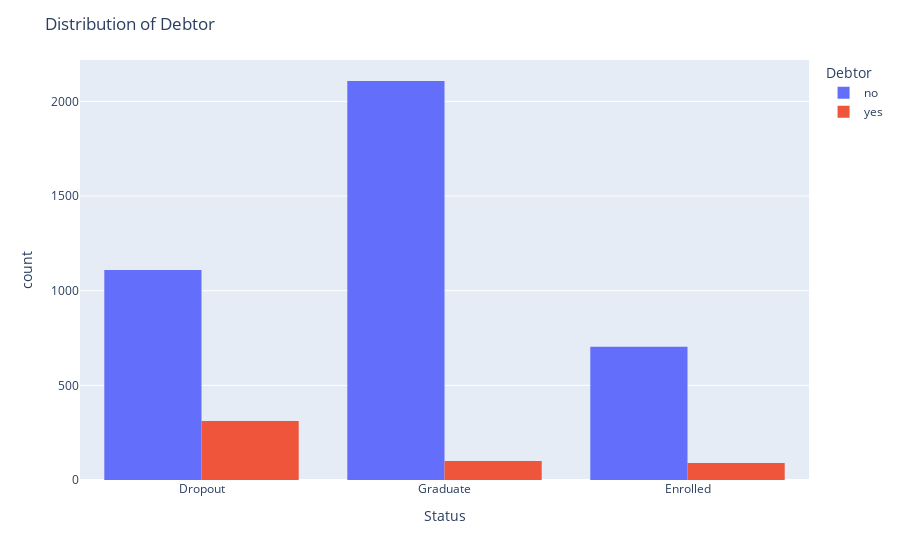
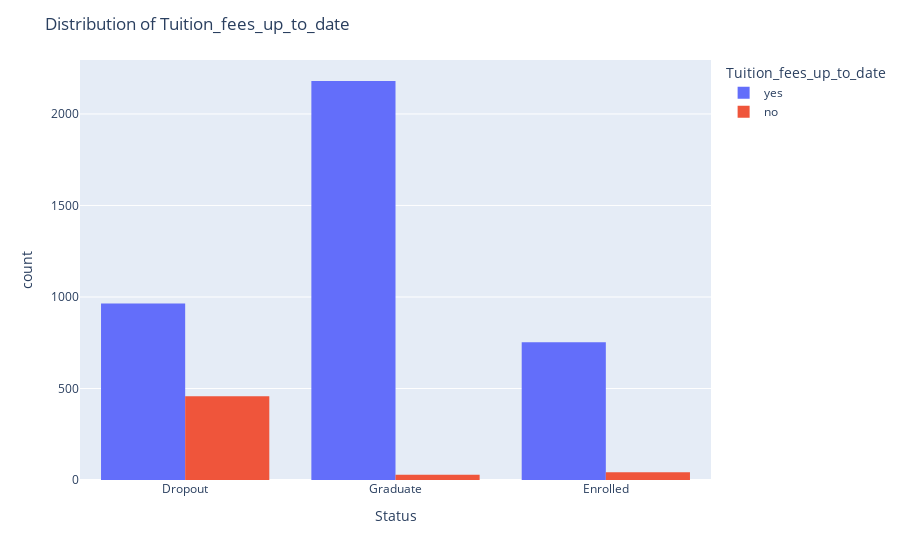
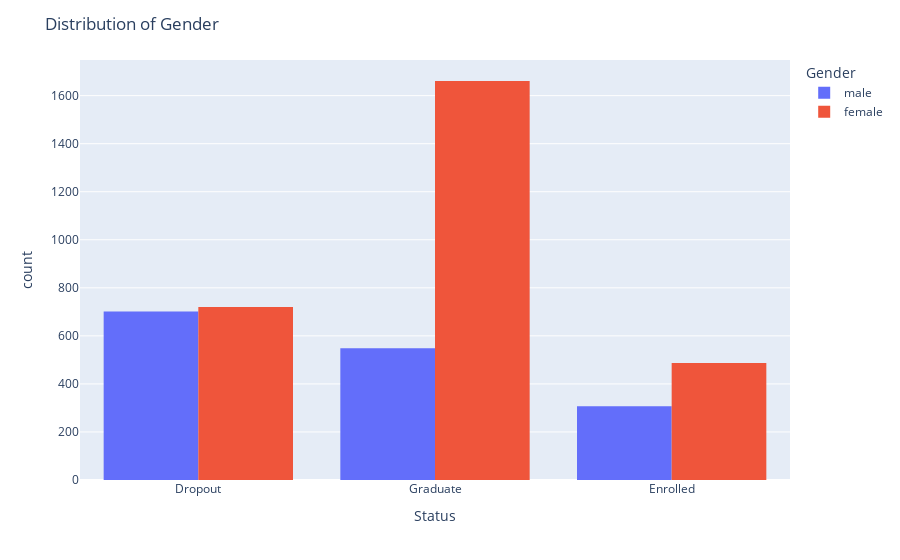
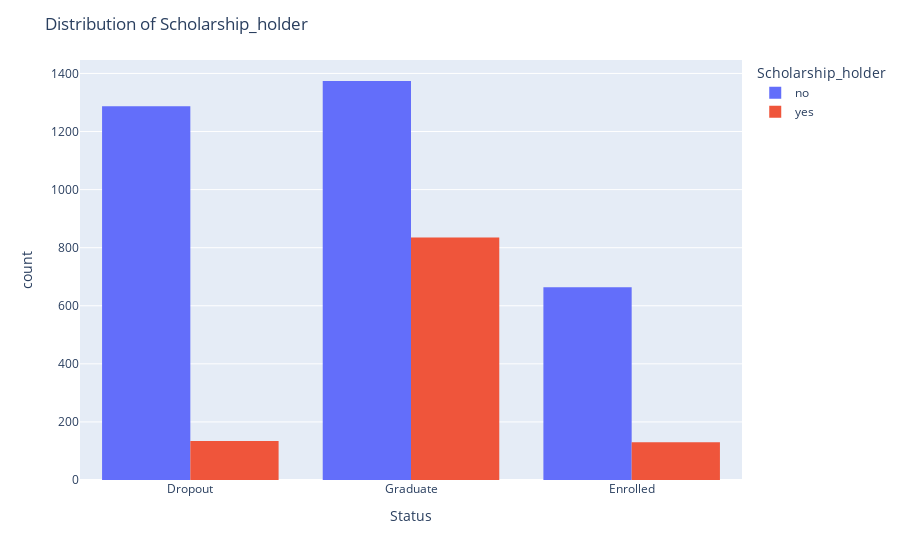

Write notebook code for charts like these, in order.
### Code cell
categorical_columns = ['Debtor','Tuition_fees_up_to_date','Gender','Scholarship_holder']
categorical_plot(
   features=categorical_columns,
   df=decoded_df,
   segment_feature='Status'
)

### Figure 1 — Plotly figure (JSON) as saved in the notebook; plotly's stock layout.template omitted (floating-point values rounded to 4 significant figures; data arrays with more than 128 entries replaced by an {"elided": "..."} marker saying what was removed)
{"data": [{"alignmentgroup": "True", "bingroup": "x", "hovertemplate": "Debtor=no<br>Status=%{x}<br>count=%{y}<extra></extra>", "legendgroup": "no", "marker": {"color": "#636efa", "pattern": {"shape": ""}}, "name": "no", "offsetgroup": "no", "orientation": "v", "showlegend": true, "type": "histogram", "x": {"elided": "3921 str values"}, "xaxis": "x", "yaxis": "y"}, {"alignmentgroup": "True", "bingroup": "x", "hovertemplate": "Debtor=yes<br>Status=%{x}<br>count=%{y}<extra></extra>", "legendgroup": "yes", "marker": {"color": "#EF553B", "pattern": {"shape": ""}}, "name": "yes", "offsetgroup": "yes", "orientation": "v", "showlegend": true, "type": "histogram", "x": {"elided": "503 str values"}, "xaxis": "x", "yaxis": "y"}], "layout": {"barmode": "group", "legend": {"title": {"text": "Debtor"}, "tracegroupgap": 0}, "margin": {"t": 60}, "title": {"text": "Distribution of Debtor"}, "xaxis": {"anchor": "y", "domain": [0, 1], "title": {"text": "Status"}}, "yaxis": {"anchor": "x", "domain": [0, 1], "title": {"text": "count"}}}}

### Figure 2 — Plotly figure (JSON) as saved in the notebook; plotly's stock layout.template omitted (floating-point values rounded to 4 significant figures; data arrays with more than 128 entries replaced by an {"elided": "..."} marker saying what was removed)
{"data": [{"alignmentgroup": "True", "bingroup": "x", "hovertemplate": "Tuition_fees_up_to_date=yes<br>Status=%{x}<br>count=%{y}<extra></extra>", "legendgroup": "yes", "marker": {"color": "#636efa", "pattern": {"shape": ""}}, "name": "yes", "offsetgroup": "yes", "orientation": "v", "showlegend": true, "type": "histogram", "x": {"elided": "3896 str values"}, "xaxis": "x", "yaxis": "y"}, {"alignmentgroup": "True", "bingroup": "x", "hovertemplate": "Tuition_fees_up_to_date=no<br>Status=%{x}<br>count=%{y}<extra></extra>", "legendgroup": "no", "marker": {"color": "#EF553B", "pattern": {"shape": ""}}, "name": "no", "offsetgroup": "no", "orientation": "v", "showlegend": true, "type": "histogram", "x": {"elided": "528 str values"}, "xaxis": "x", "yaxis": "y"}], "layout": {"barmode": "group", "legend": {"title": {"text": "Tuition_fees_up_to_date"}, "tracegroupgap": 0}, "margin": {"t": 60}, "title": {"text": "Distribution of Tuition_fees_up_to_date"}, "xaxis": {"anchor": "y", "domain": [0, 1], "title": {"text": "Status"}}, "yaxis": {"anchor": "x", "domain": [0, 1], "title": {"text": "count"}}}}

### Figure 3 — Plotly figure (JSON) as saved in the notebook; plotly's stock layout.template omitted (floating-point values rounded to 4 significant figures; data arrays with more than 128 entries replaced by an {"elided": "..."} marker saying what was removed)
{"data": [{"alignmentgroup": "True", "bingroup": "x", "hovertemplate": "Gender=male<br>Status=%{x}<br>count=%{y}<extra></extra>", "legendgroup": "male", "marker": {"color": "#636efa", "pattern": {"shape": ""}}, "name": "male", "offsetgroup": "male", "orientation": "v", "showlegend": true, "type": "histogram", "x": {"elided": "1556 str values"}, "xaxis": "x", "yaxis": "y"}, {"alignmentgroup": "True", "bingroup": "x", "hovertemplate": "Gender=female<br>Status=%{x}<br>count=%{y}<extra></extra>", "legendgroup": "female", "marker": {"color": "#EF553B", "pattern": {"shape": ""}}, "name": "female", "offsetgroup": "female", "orientation": "v", "showlegend": true, "type": "histogram", "x": {"elided": "2868 str values"}, "xaxis": "x", "yaxis": "y"}], "layout": {"barmode": "group", "legend": {"title": {"text": "Gender"}, "tracegroupgap": 0}, "margin": {"t": 60}, "title": {"text": "Distribution of Gender"}, "xaxis": {"anchor": "y", "domain": [0, 1], "title": {"text": "Status"}}, "yaxis": {"anchor": "x", "domain": [0, 1], "title": {"text": "count"}}}}

### Figure 4 — Plotly figure (JSON) as saved in the notebook; plotly's stock layout.template omitted (floating-point values rounded to 4 significant figures; data arrays with more than 128 entries replaced by an {"elided": "..."} marker saying what was removed)
{"data": [{"alignmentgroup": "True", "bingroup": "x", "hovertemplate": "Scholarship_holder=no<br>Status=%{x}<br>count=%{y}<extra></extra>", "legendgroup": "no", "marker": {"color": "#636efa", "pattern": {"shape": ""}}, "name": "no", "offsetgroup": "no", "orientation": "v", "showlegend": true, "type": "histogram", "x": {"elided": "3325 str values"}, "xaxis": "x", "yaxis": "y"}, {"alignmentgroup": "True", "bingroup": "x", "hovertemplate": "Scholarship_holder=yes<br>Status=%{x}<br>count=%{y}<extra></extra>", "legendgroup": "yes", "marker": {"color": "#EF553B", "pattern": {"shape": ""}}, "name": "yes", "offsetgroup": "yes", "orientation": "v", "showlegend": true, "type": "histogram", "x": {"elided": "1099 str values"}, "xaxis": "x", "yaxis": "y"}], "layout": {"barmode": "group", "legend": {"title": {"text": "Scholarship_holder"}, "tracegroupgap": 0}, "margin": {"t": 60}, "title": {"text": "Distribution of Scholarship_holder"}, "xaxis": {"anchor": "y", "domain": [0, 1], "title": {"text": "Status"}}, "yaxis": {"anchor": "x", "domain": [0, 1], "title": {"text": "count"}}}}
